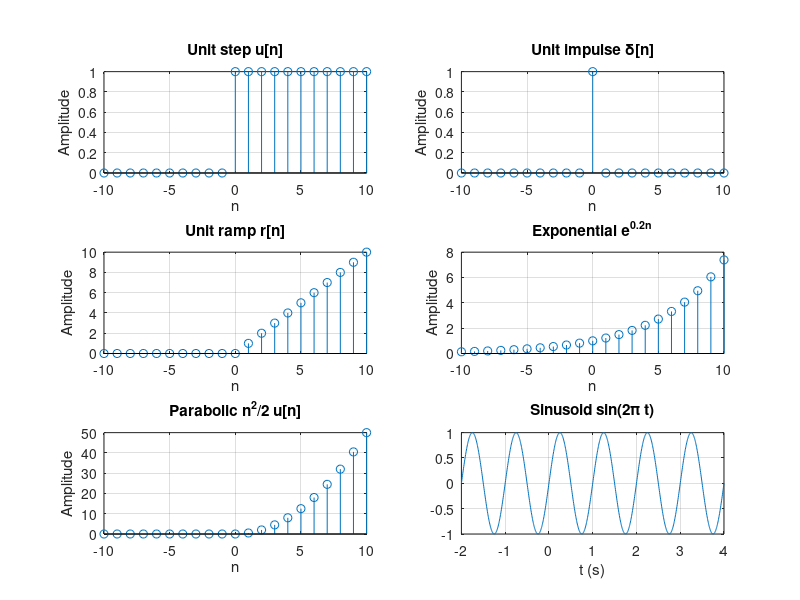

Here is the MATLAB script that generated this plot: (Note: this script raises an error after producing the figure.)
% Experiment 2: Unit step, impulse, ramp, exponential, parabolic and sinusoidal signals
clc; clear; close all;
n = -10:10;  t = linspace(-2, 4, 1000);
step = double(n >= 0);
impulse = double(n == 0);
ramp = n .* (n >= 0);
expo = exp(0.2*n);
parab = (n.^2 / 2) .* (n >= 0);

f1 = figure('Position', [100 100 900 800]);
sigs = {step, impulse, ramp, expo, parab};
ttl  = {'Unit step u[n]', 'Unit impulse \delta[n]', 'Unit ramp r[n]', 'Exponential e^{0.2n}', 'Parabolic n^2/2 u[n]'};
for k = 1:5
    subplot(3,2,k); stem(n, sigs{k}); grid on; title(ttl{k}); xlabel('n'); ylabel('Amplitude');
end
subplot(3,2,6); plot(t, sin(2*pi*t)); grid on; title('Sinusoid sin(2\pi t)'); xlabel('t (s)');
save_fig(f1, 'exp02_basic_signals.png');

f2 = figure;
plot(t, sin(2*pi*t), t, cos(2*pi*t), t, 2*sin(4*pi*t)); grid on
title('Sinusoidal signals'); xlabel('t (s)'); ylabel('Amplitude');
legend('sin(2\pi t)', 'cos(2\pi t)', '2 sin(4\pi t)');
save_fig(f2, 'exp02_sinusoids.png');
